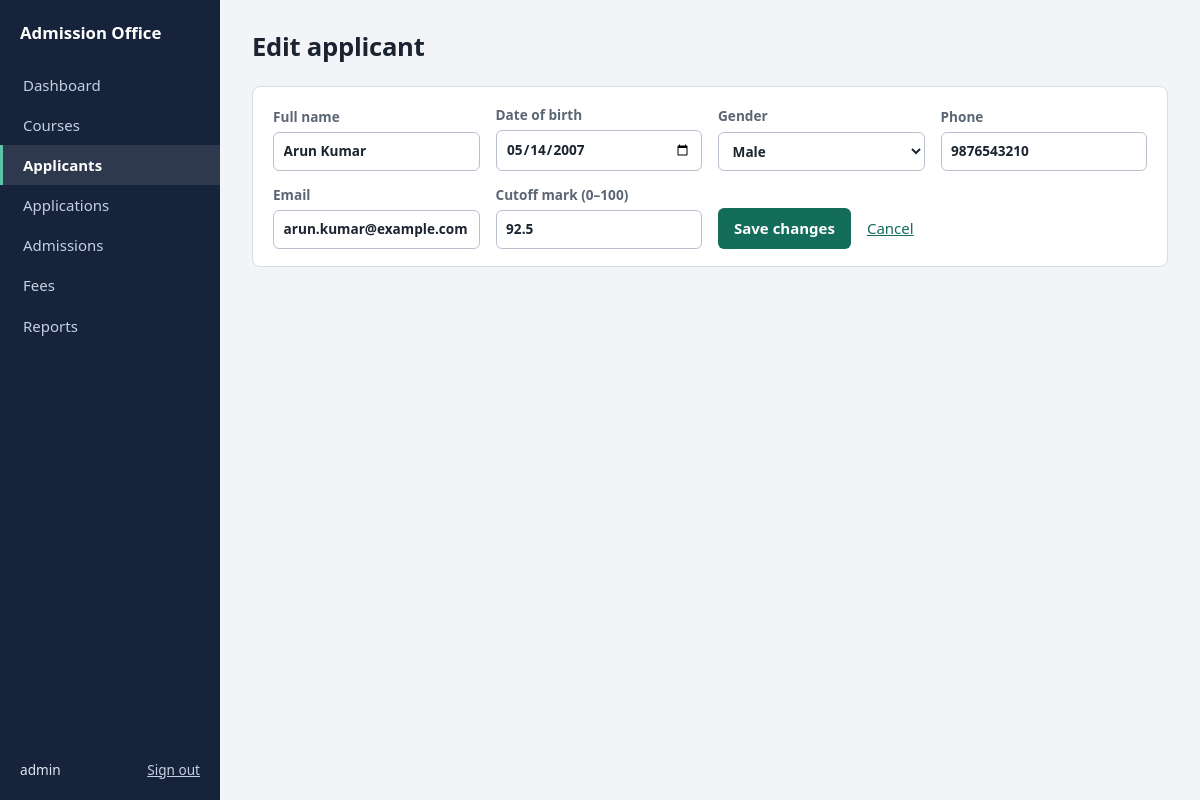
The page /applicants/1/edit (signed in) on the database its author committed.
### tables this page shows
CREATE TABLE applicants (
    applicant_id INTEGER PRIMARY KEY AUTOINCREMENT,
    name         TEXT NOT NULL,
    dob          TEXT NOT NULL,
    gender       TEXT NOT NULL CHECK (gender IN ('M', 'F', 'O')),
    phone        TEXT NOT NULL,
    email        TEXT NOT NULL,
    cutoff_mark  REAL NOT NULL CHECK (cutoff_mark BETWEEN 0 AND 100)
);

### app.py (the view, shortened to what this page needs)
@app.route("/applicants/<int:applicant_id>/edit", methods=["GET", "POST"])
@login_required
def applicants_edit(applicant_id):
    person = row("SELECT * FROM applicants WHERE applicant_id = ?", (applicant_id,)) or abort(404)
    return render_template("applicant_edit.html", person=person, form=person)

### app.py (called while the page is built)
def get_db():
    if "db" not in g:
        g.db = sqlite3.connect(DB_PATH)
        g.db.row_factory = sqlite3.Row
        g.db.execute("PRAGMA foreign_keys = ON")
    return g.db

def row(sql, args=()):
    return get_db().execute(sql, args).fetchone()

@app.before_request
def csrf_protect():
    if "csrf" not in session:
        session["csrf"] = token_hex(16)
    if request.method == "POST" and request.form.get("csrf") != session["csrf"]:
        abort(400)

def login_required(view):
    @wraps(view)
    def wrapped(*args, **kwargs):
        if "user" not in session:
            return redirect(url_for("login"))
        return view(*args, **kwargs)
    return wrapped

### templates/applicant_edit.html (shortened to what this page needs)
{% extends "base.html" %}
{% from "_macros.html" import applicant_fields %}
{% block content %}
<h1>Edit applicant</h1>
<section class="panel">
  <form method="post" class="grid">
    {{ applicant_fields(form) }}
    <div class="row"><button class="btn">Save changes</button><a href="{{ url_for('applicants') }}">Cancel</a></div>
  </form>
</section>
{% endblock %}

### templates/_macros.html (shortened to what this page needs)
{% macro applicant_fields(f) %}
<label>Full name<input name="name" value="{{ f.name or '' }}" required></label>
<label>Date of birth<input name="dob" type="date" value="{{ f.dob or '' }}" required></label>
<label>Gender
  <select name="gender" required>
    {% for v, t in [('M','Male'),('F','Female'),('O','Other')] %}
    <option value="{{ v }}" {{ 'selected' if f.gender == v }}>{{ t }}</option>
    {% endfor %}
  </select>
</label>
<label>Phone<input name="phone" inputmode="numeric" maxlength="10" value="{{ f.phone or '' }}" required></label>
<label>Email<input name="email" type="email" value="{{ f.email or '' }}" required></label>
<label>Cutoff mark (0–100)<input name="cutoff_mark" type="number" min="0" max="100" step="0.01" value="{{ f.cutoff_mark if f.cutoff_mark is not none else '' }}" required></label>
{% endmacro %}

### static/style.css (style rules this page uses)
:root { --bg: #f2f4f7; --surface: #ffffff; --ink: #16233a; --text: #1b2430; --muted: #5b6675; --line: #d8dde6; --accent: #146c5b; --accent-dark: #0f5648; --danger: #b42318; --warn: #9a5b00; --ok-bg: #e4f3ee; --err-bg: #fdecea; --font: "Segoe UI", system-ui, -apple-system, "Helvetica Neue", Arial, sans-serif; }
* { box-sizing: border-box; }
body { margin: 0; background: var(--bg); color: var(--text); font: 15px/1.5 var(--font); }
h1 { font-size: 1.6rem; margin: 0 0 1.25rem; letter-spacing: -0.01em; }
a { color: var(--accent); }
.panel { background: var(--surface); border: 1px solid var(--line); border-radius: 8px; padding: 1.1rem 1.25rem; margin-bottom: 1.5rem; }
.grid { display: grid; grid-template-columns: repeat(auto-fit, minmax(190px, 1fr)); gap: .9rem 1rem; align-items: end; }
label { display: grid; gap: .3rem; font-size: .85rem; font-weight: 600; color: var(--muted); }
input, select { font: inherit; padding: .5rem .6rem; border: 1px solid #b9c1ce; border-radius: 6px; background: #fff; color: var(--text); width: 100%; }
.row { display: flex; gap: 1rem; align-items: center; }
.btn { font: inherit; font-weight: 600; background: var(--accent); color: #fff; border: 0; border-radius: 6px; padding: .55rem 1rem; cursor: pointer; text-decoration: none; display: inline-block; }

### rows shown on the page
applicants: name "Arun Kumar", dob "05/14/2007", phone "9876543210", email "arun.kumar@example.com", cutoff_mark "92.5"

### other values the page prints
{{ label }} "Dashboard" "Courses" "Applicants" "Applications" "Admissions" "Fees" "Reports"
{{ session.user }} "admin"
form field gender "Male"
